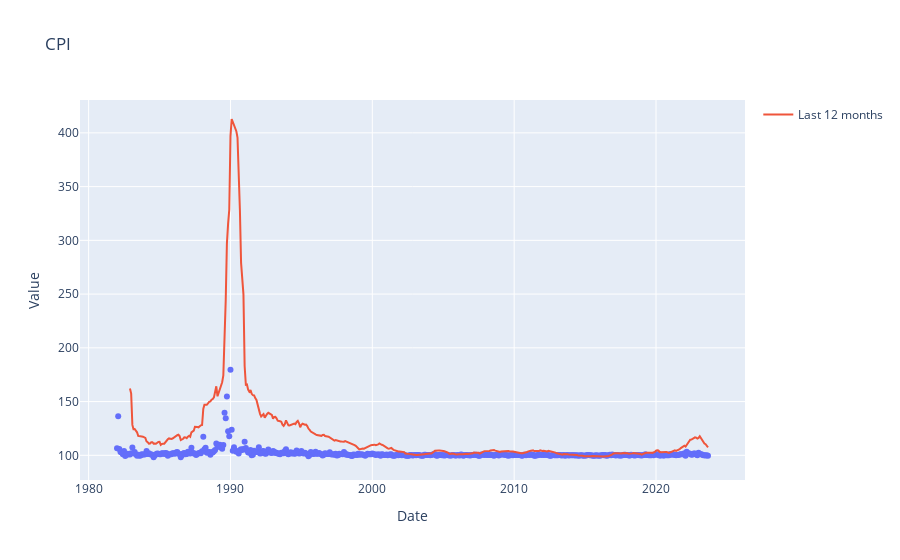

The notebook cell this image was saved under:
### Markdown cell above
## Inflation data

Get the month on month inflation data from stat.gov.pl

### Code cell
# scatter plot with index date and value

import plotly.express as ex

fig = ex.scatter(df, x=df.index, y='Value', title='CPI', labels={'x':'Date', 'y':'Value'})
fig.add_scatter(x=df.index, y=df['last_12m'], mode='lines', name='Last 12 months')
fig.show()

### Figure 1 — Plotly figure (JSON) as saved in the notebook; plotly's stock layout.template omitted (floating-point values rounded to 4 significant figures; data arrays with more than 128 entries replaced by an {"elided": "..."} marker saying what was removed)
{"data": [{"hovertemplate": "Date=%{x}<br>Value=%{y}<extra></extra>", "legendgroup": "", "marker": {"color": "#636efa", "symbol": "circle"}, "mode": "markers", "name": "", "orientation": "v", "showlegend": false, "type": "scatter", "x": {"elided": "501 str values"}, "xaxis": "x", "y": {"elided": "501 float values"}, "yaxis": "y"}, {"mode": "lines", "name": "Last 12 months", "type": "scatter", "x": {"elided": "501 str values"}, "y": {"elided": "501 float values"}}], "layout": {"legend": {"tracegroupgap": 0}, "title": {"text": "CPI"}, "xaxis": {"anchor": "y", "domain": [0, 1], "title": {"text": "Date"}}, "yaxis": {"anchor": "x", "domain": [0, 1], "title": {"text": "Value"}}}}
